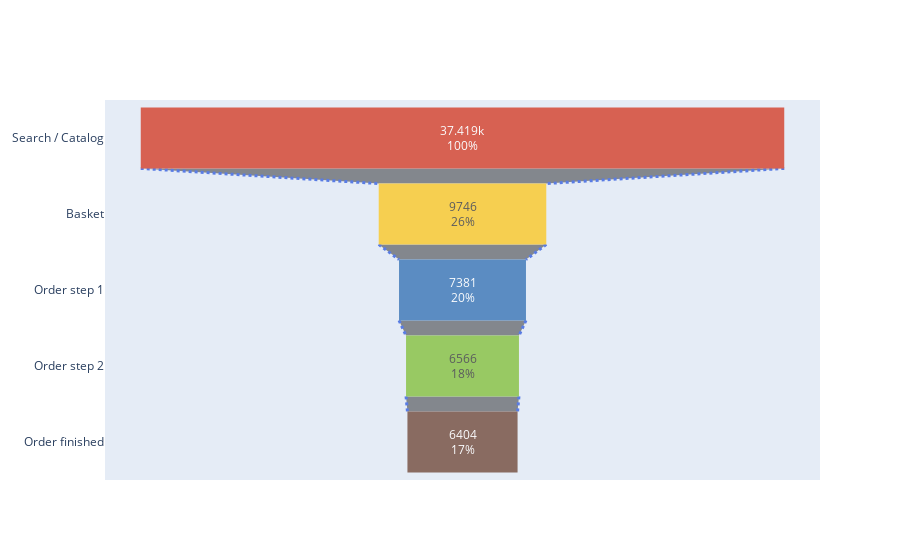

The notebook cell saved with this chart:
### Code cell
phases = ['Search / Catalog', 'Basket', 'Order step 1', 'Order step 2', 'Order finished']
values = fdf.iloc[0].values

plot_new_funnel(phases, values)

### Figure 1 — Plotly figure (JSON) as saved in the notebook; plotly's stock layout.template omitted (floating-point values rounded to 4 significant figures)
{"data": [{"connector": {"line": {"color": "royalblue", "dash": "dot", "width": 3}}, "marker": {"color": ["#d54936", "#faca34", "#437cba", "#8bc34a", "#795548"]}, "opacity": 0.85, "textinfo": "value+percent initial", "textposition": "inside", "type": "funnel", "x": [37419, 9746, 7381, 6566, 6404], "y": ["Search / Catalog", "Basket", "Order step 1", "Order step 2", "Order finished"]}], "layout": {"xaxis": {"type": "linear", "range": [-20790.0, 20790.0], "autorange": true}, "yaxis": {"type": "category", "range": [4.5, -0.5], "autorange": true}, "autosize": true}}
